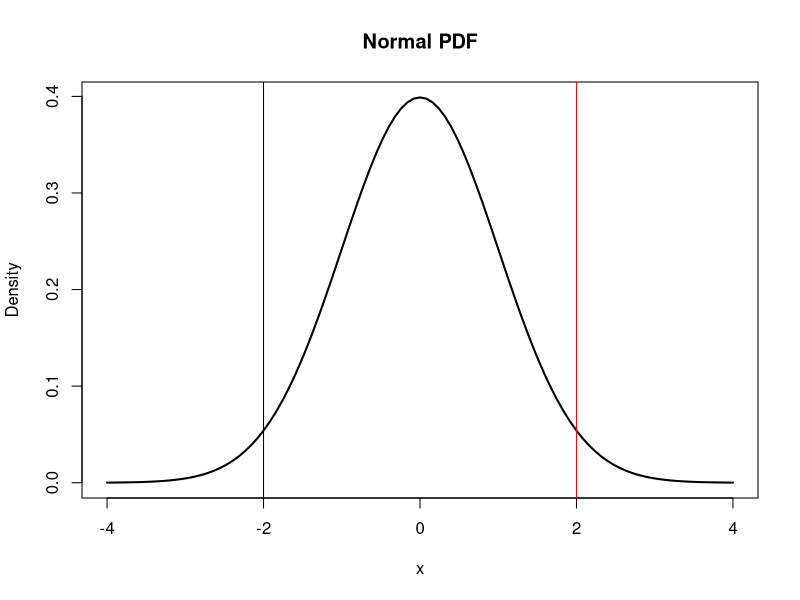
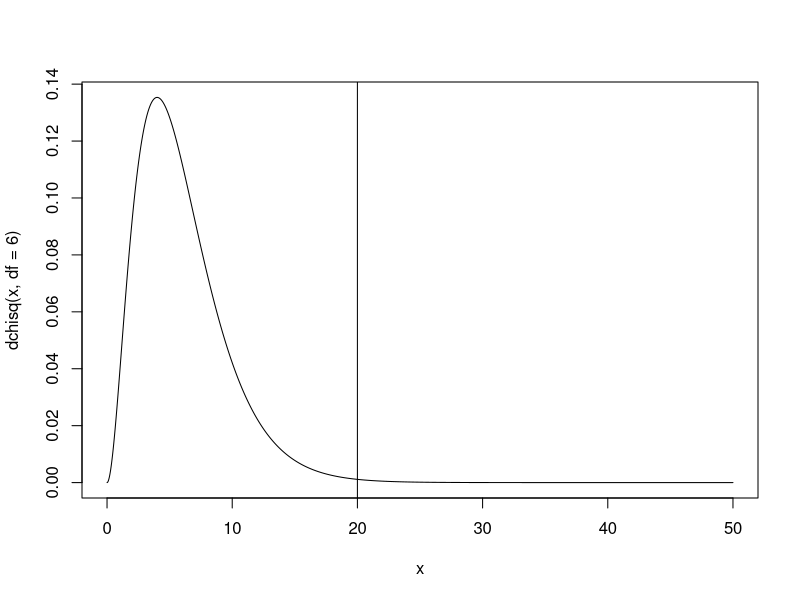
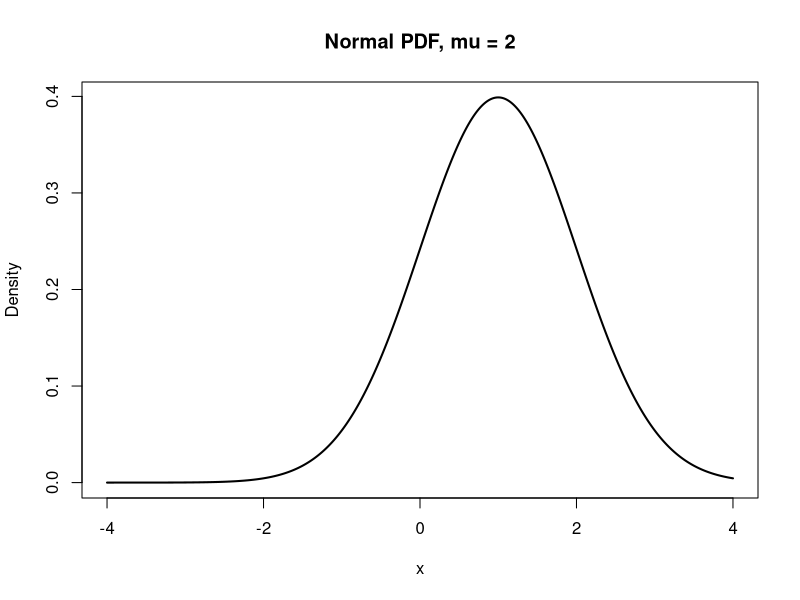
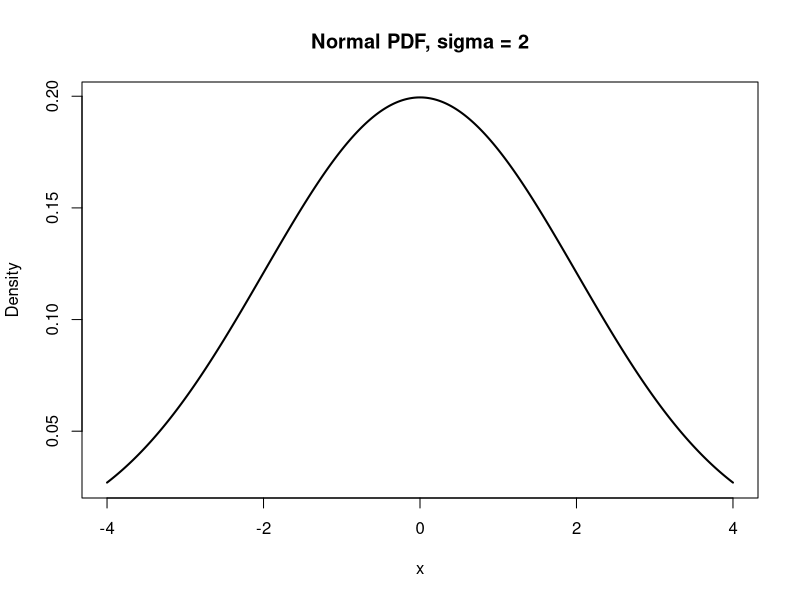
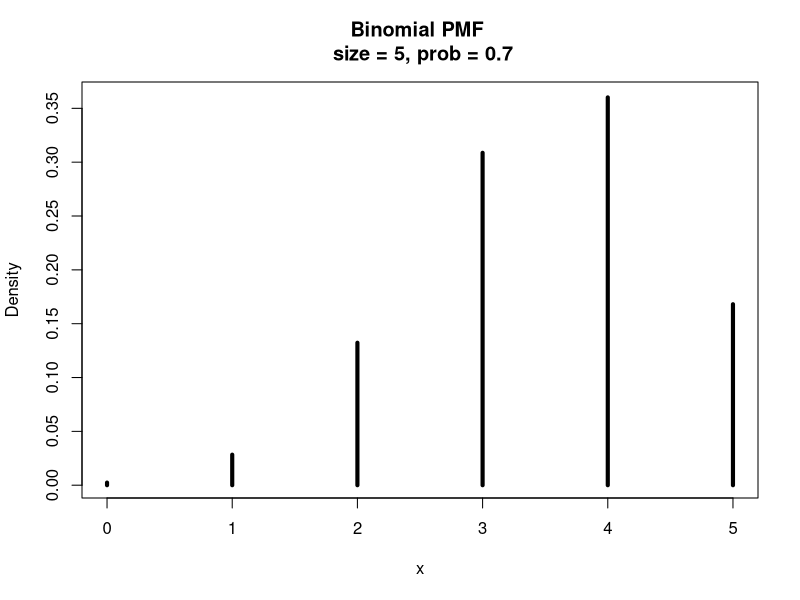
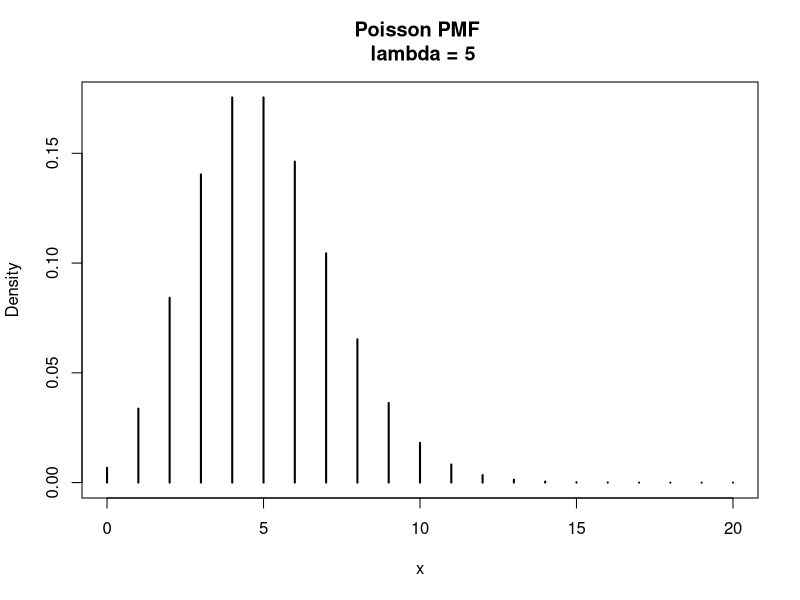
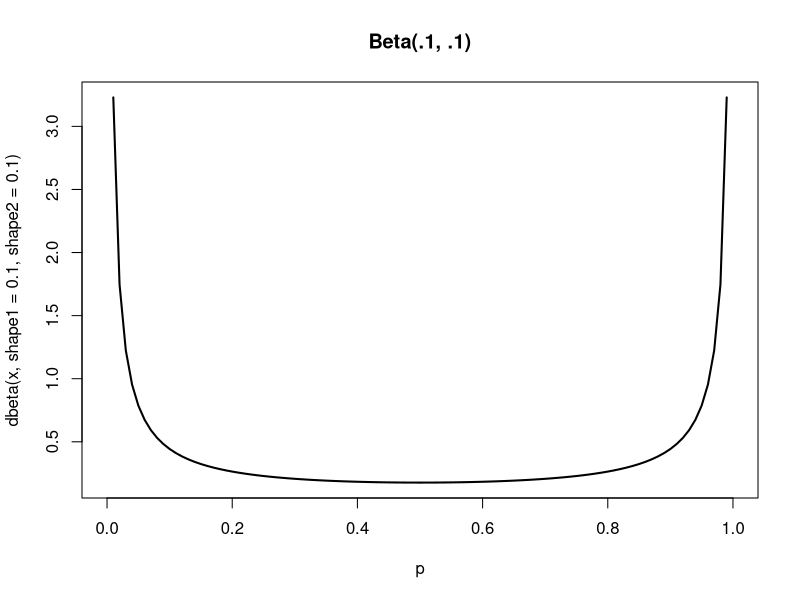
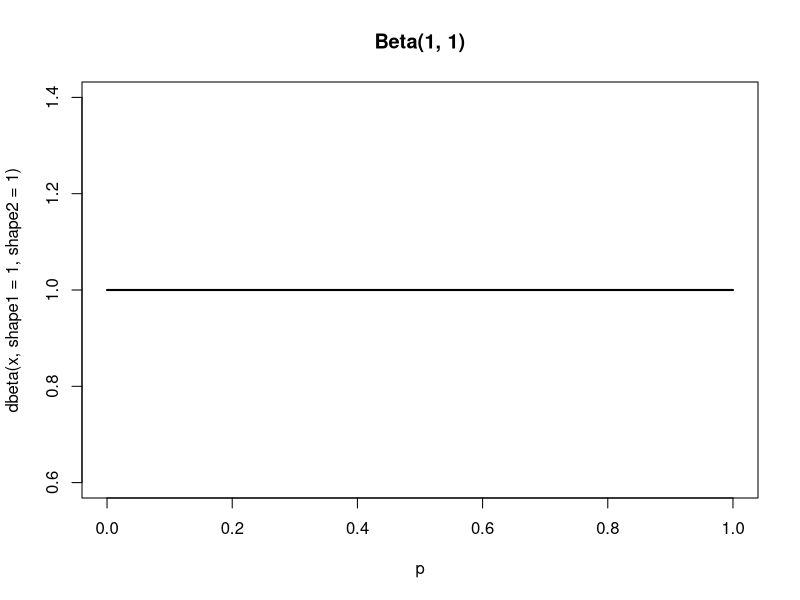

The R script that drew these images, in order: (Note: this script raises an error after producing the figures.)
###############################
##           Lab 2           ##
##        Probability,       ##
## Simulations and Functions ##
###############################


############################
## Distribution Functions ##

# R provides four functions for each common probability distribution
# These begin with a prefix followed by an abbreviation for the distribution
# (e.g. dnorm, pnorm, qnorm, rnorm for the Normal distribution)
  # d* The density function. The height of the curve at a particular point
  # p* The cumulative density function. The probability below some threshold
  # q* The quantile function. This is the inverse of the CDF. 
     # "Useful" for defining intervals containing a given probability density (e.g. 95%)
  # r* Random sampling. Draw random samples from a particular distribution


## Density ##
# Density function for the Normal distribution: dnorm
curve(dnorm, lwd = 2, xlim = c(-4,  4), ylab = "Density", main = "Normal PDF")
abline(v = 2, col = "red")
abline(v = -2)

2 * (1 - pnorm(2))

x <- seq(0, 50, 0.01)
plot(x,dchisq(x, df = 6), type = "l")
abline(v = 20)

1 - pchisq(77, df = 6)

# The height of the distribution at a particular value
dnorm(x = 0)

# Let's see what happens when we change the mean
x <- seq(-4, 4, by = 0.01)
plot(x = x, y = dnorm(x, mean = 1), type = "l", lwd = 2, ylab = "Density", main = "Normal PDF, mu = 2")
# Do you expect x = 0 to be greater, smaller, or the same as before?
dnorm(x = 0, mean = 1)

# What about when we change the standard deviation?
plot(x = x, y = dnorm(x, sd = 2), type = "l", lwd = 2, ylab = "Density", main = "Normal PDF, sigma = 2")
dnorm(x = 0, sd = 2)
# Why is x = 0 smaller when we increase the standard deviation but keep the mean constant?

# We can do this with other distributions too!
# Density function for the Binomial distribution: dbinom
x <- seq(0, 5)
plot(x = x, y = dbinom(x, size = 5, prob = 0.7), type = "h", lwd = 4, ylab = "Density", main = "Binomial PMF \n size = 5, prob = 0.7")
# The height of the bar at x = 2
dbinom(2, 5, 0.7)

# If we change the probability parameter to 0.9, how will this change the height of x = 2?
dbinom(2, 5, 0.9)

### Exercise 1:
# What is the probability of getting exactly one head if we flip a fair coin 7 times?
dbinom(1, 7, 0.5)


# Each commonly-used distribution has its own version of these functions
dpois(3, lambda = 2)  # The probability that a draw from X ~ Poisson(2) is exactly 3

x <- seq(0, 20)
plot(x, dpois(x, lambda = 5), type = "h", lwd = 2, ylab = "Density", main = "Poisson PMF \n lambda = 5")

# Beta Distribution (useful for Bayesian statistics)
curve(dbeta(x, shape1=.1, shape2=.1), lwd=2, xlim=c(0,  1), xlab="p", main="Beta(.1, .1)")
curve(dbeta(x, shape1=1, shape2=1), lwd=2, xlim=c(0,  1), xlab="p", main="Beta(1, 1)")
curve(dbeta(x, shape1=10, shape2=10), lwd=2, xlim=c(0,  1), xlab="p", main="Beta(10, 10)")
curve(dbeta(x, shape1=1000000, shape2=1000000), lwd=2, xlim=c(0,  1), xlab="p", main="Beta(1,000,000, 1,000,000)")
curve(dbeta(x, shape1=2, shape2=20), lwd=2, xlim=c(0,  1), xlab="p", main="Beta(2, 20)")
curve(dbeta(x, shape1=1, shape2=2), lwd=2, xlim=c(0,  1), xlab="p", main="Beta(1, 2)")


## Cumulative Density ##
# Cumulative density function for the Normal distribution: pnorm
curve(pnorm, lwd = 2, xlim = c(-3,  3), ylab = "Probability", xlab = "X", main = "Normal CDF")

# The CDF tells you the probability below (to the left of) some threshold on the PDF
pnorm(0)
# The probability below the -1.96 threshold
pnorm(-1.96)
# The probability between -1.96 and +1.96
1 - 2 * pnorm(-1.96)

# We can also use the mean and sd arguments to get other normal curves
pnorm(2, mean = 3, sd = 1)          # Probability that x <= 2 if X ~ N(3, 1)
1 - pnorm(2, 3, 1)                  # Probability that x > 2 if X ~ N(3, 1)
pnorm(4, 4, 2) - pnorm(2, 4, 2)     # Probability that 2 < x <= 4 if X ~ N(4, 2^2)

## Why does that work?

# pnorm(2, 4, 2) gives us this:
x <- seq(-4, 12, by = .01)
plot(x, dnorm(x, 4, 2), type="l", lwd=2, xlim=c(-2, 10), main="P(x < 2)", ylab="Density")
x1 <- seq(-8, 2, by = .01)
polygon(c(x1, rev(x1)), c(dnorm(x1, 4, 2), rep(0, length(x1))), col="forestgreen")
pnorm(2, 4, 2)

# pnorm(4, 4, 2) gives us this:
x <- seq(-4, 12, by=.01)
plot(x, dnorm(x, 4, 2), type="l", lwd=4, xlim=c(-2, 10), main="P(x < 4)", ylab="Density")
x1 <- seq(-8, 4, by=.01)
x2 <- seq(-8, 2, by=.01)
polygon(c(x1, rev(x1)), c(dnorm(x1, 4, 2), rep(0, length(x1))), col="blue")
polygon(c(x2, rev(x2)), c(dnorm(x2, 4, 2), rep(0, length(x2))), col="forestgreen")
pnorm(4, 4, 2)

# pnorm(4, 4, 2) - pnorm(2, 4, 2) gives us the area between 2 and 4
plot(x, dnorm(x, 4, 2), type="l", lwd=4, xlim=c(-2, 10), main="P(2 < x < 4)", ylab="Density")
x1 <- seq(2, 4, by = .01)
polygon(c(x1, rev(x1)), c(dnorm(x1, 4, 2), rep(0, length(x1))), col="blue")
pnorm(4, 4, 2) - pnorm(2, 4, 2)


### Exercise 2:
# Assuming a standard normal distribution (X ~ N(0, 1)), calculate the 
# probability that 0 < X <= 1
a <- pnorm(1) - pnorm(0)


### Exercise 3: Connecting pbimon to dbinom
# How would you use pbinom to calculate the probability of 2 heads in 3 flips, dbinom(2, 3, 0.5)
dbinom(2, 3, 0.5)


## Quantile Functions ##
plot(qnorm, ylab = "X", xlab = "Probability")

# What is the value for the 75th percentile of N(0, 1)
qnorm(0.75)
# 25th percentile? What do you notice?
qnorm(0.25)

# What is the 95% interval around the mean of N(20, 3^2)
qnorm(0.05, mean = 20, sd = 3)
qnorm(0.95, mean = 20, sd = 3)


## Sampling from Distributions ##
# PDFs and CDFs are mathematical constructions, but they are NOT data!
# They describe the process by which data could be generated
# Often the best way to understand probability distributions is to general random samples or draws

rnorm(1)                         # 1 draw from the distribution X ~ N(0, 1)
rnorm(50, mean = 20, sd = 2)     # 50 draws from the distribution X ~ N(20, 2^2)

# Lists of numbers are hard to look at! Let's graph instead
hist(rnorm(10), col = "steelblue", xlab = "X")
hist(rnorm(100), col = "steelblue", xlab = "X")
hist(rnorm(1e7), col = "steelblue", xlab = "X", br = 50)

# Binomial time
rbinom(100, 1, 0.5)      # 100 flips of 1 coin
rbinom(100, size = 5, prob = 0.5)      # 100 flips of 5 coins. Values are counts of "success"

hist(rbinom(10, 1, 0.5), col = "steelblue", xlab = "X")
hist(rbinom(10000, 1, 0.5), col = "steelblue", xlab = "X")
hist(rbinom(10, 5, 0.7), col = "steelblue", xlab = "X")
hist(rbinom(10000, 5, 0.7), col = "steelblue", xlab = "X", br = 20)

# F I S H
rpois(1000, lambda = 4)          # 1000 draws from the poisson distribution with lambda=4

hist(rpois(10000, lambda = 4), col = "steelblue", xlab = "X") 

# Uniform is boring!
# But sometimes useful :)
runif(1000, min = -1, max = 1)   # 1000 draws from uniform distribution from -1 to +1

hist(runif(10, min = -1, 1), col = "steelblue", xlab = "X", xlim = c(-3, 3))
hist(runif(1000, min = -1, 1), col = "steelblue", xlab = "X", xlim = c(-3, 3))

## Z Scores ##
# Let's make an easy vector to work with
x <- c(0, 1, 3, 5, 6)

# Now we can "standardize" it by transforming into z-scores
x_z <- (x - mean(x)) / sd(x)
x_z

hist(x, br = 3)
hist(x_z, br = 3)

# It can turn any distribution into a Normal(0, 1)?
x_draws <- runif(10000, 2, 6)
z <- (x_draws - mean(x_draws)) / sd(x_draws)

mean(x_draws)
mean(z)
var(x_draws)
var(z)

par(mfrow = c(2, 1))
hist(x_draws, br = 20, col = "seagreen", xlim = c(-3, 7))
hist(z, br = 20, col = "gold", xlim = c(-3, 7))

# What is the point of all this?
# Frequently used in regression contexts. We will discuss this later
# Z-tests

# Starting 5 for the UCSD Tritons
nba_heights <- c(190, 170, 206, 162, 180)

# Average height and standard deviation of the UCSD student body
avg_height <- 171
sd_height <- 10

# Creating a z statistic
se <- sd_height/sqrt(length(nba_heights))

z <- (mean(nba_heights) - avg_height) / se
z

# The p-value!
2 * (1 - pnorm(z))

curve(dnorm, lwd = 2, xlim = c(-6,  6), ylab = "Density", main = "Normal PDF")
abline(v = z, lwd = 2, col = "red")


## ---------------------------------------------------------------------- ##
##                                  Break                                 ##
## ---------------------------------------------------------------------- ##




## Recap: working with objects ##
# We use '<-' in R to assign values to objects
numeric_object <- 55
character_object <- "monkey"
both_object <- "32"

# Then when we do things with these objects
numeric_object
numeric_object * 10
character_object * 10
both_object * 10


#############
## Vectors ##

# Vectors are objects with multiple elements of the same type
num_vec <- c(1, 2, 6, 10, 8, 3, 11)

# The order of the elements is important!
# This is very useful because it allows us to access elements by index
num_vec[1]        # First element
num_vec[-1]       # Everything except the first element
num_vec[c(2, 4)]  # Second and fourth elements

# Access elements using conditionals
num_vec > 5                 # Conditional statements generate a vector of TRUE/FALSEs
num_vec[num_vec > 5]        # We can use this vector to subset the original vector
num_vec[num_vec %% 2 == 0]  # Only keep values, when divided by 2, equal 0 (even numbers)

# Changing elements of a vector
num_vec[1] <- 7
num_vec

# Adding new elements to a vector
num_vec[8] <- 10 
longer_vec <- c(num_vec, 9)
longer_vec


##############
## Matrices ##

# Rectangular collection of vectors. Simplified data frames
matrix(data = c(1, 2, 3, 4, 5, 6, 7, 8, 9), 
       nrow = 3,
       ncol = 3)

# Matrices can also be created from vectors using cbind() or rbind()
vec_1 <- c(1, 2, 3)
vec_2 <- c(4, 5, 6)
vec_3 <- c("a", "b", "c")

# rbind "row bind" vectors by stacking them on top of each other to form a matrix
rbind(vec_1, vec_2, vec_3)

# cbind "column bind" vectors by placing them side by side to form a matrix
cbind(vec_1, vec_2, vec_3)

# rbind and cbind are VERY useful for adding additional columns or rows
# Why are these characters and not numbers?

# These functions work with data frames too!

# Accessing elements of a matrix
mat <- cbind(vec_1, vec_2, vec_3)

mat[1, 1]  # First row, first column (upper left cell)
mat[, 1]   # First column
mat[1, ]   # First row

mat[, "vec_1"]

# We will work more with matrices when we get to regression :)

# Other basic object types in R are Arrays and Lists
# Arrays are higher dimension vectors. Rare in our cases!
# Lists are like vectors whose elements can be any other type of object
#     sometimes useful to know about



######################
## Custom Functions ##

# You can write your own functions in R using the "function" command
# Functions can be really complicated or really simple!

# here's the general idea:

# my_function <- function(x, y, z) {            # tells R that this is a function and defines the possible arguments
#   	             out <- crazy function stuff	# the meat of the function
#                  return(out)                  # returns the output of the function
# }                                             # closes the function up

# Here is an example that converts Fahrenheit temperatures to Celsius
convert_to_celsius <- function(f_temp) {
  c_temp <- (f_temp - 32) * 5/9
  return(c_temp)
}
# Once we run the function above, it is saved into our global environment
# Now we can begin using it
convert_to_celsius(32)

# A more complicated function
# Now we can choose between Celsius or Kelvin outputs, but Celsius is the default
convert_temp <- function(f_temp, scale = "celsius") {
  
  if (scale == "celsius") {
    temp <- (f_temp - 32) * 5/9
  } else if (scale == "kelvin") {
    temp <- (f_temp - 32) * 5/9 + 273.15
  }
  
  return(list(temp, "other option"))
}

convert_temp(75, scale = "celsius")
convert_temp(75) # Same thing as above because scale = "celsius" when we defined the function originally
convert_temp(75, scale = "kelvin")
convet_temp(75, scale = "fahrenheit") # error!

# Z Score function
convert_z <- function(x) {
  z <- (x - mean(x)) / sd(x)
  
  return(z)
}


# Tips for functions!
   # Before starting, think clearly about what you want the output of the function to look like
      # then you can think about the inputs
   # Make the name evocative. Verb phrases are often a good idea
   # Avoid vague argument names (e.g. "f_temp" is better than "x" above)
   # Don't forget the return() statement!
   # After loading your function into your environment, test it out in the console to make sure it works



###############
## For Loops ##

# Loops are one way to repeat a process many times in R
# This is useful if we want to evaluate a function over and over with different values for arguments
# Or if we want to take advantage of randomness for our simulations

# The parts of a for loop:
# i is an arbitrary variable name that gets defined when we begin our loop
# We use "i" commonly because it is the notation for indexes in math, but this variable can be anything!
# 1:10 creates a sequence of integers from 1 to 10 (inclusive)
# This defines the values over which we will iterate when running the loop
for (i in 1:10) {    
  print(5)           # The guts of the loop go inside the curly braces
                     # print() functions can be helpful to see what's happening in our console
}

# Look at i changing! This is super useful
for (i in 1:10) {
  x <- i * 2
  print(x)
}

# Loops can iterate over more than just sequences of integers
pets <- c("dog", "cat", "monkey", "parrot")
for (pet in pets) {
  print(pet)
}

# We can next loops inside each other (!!!)
# Be careful -- permutations get big fast
for (i in 1:3) {
  for (k in 1:3) {
    print(k)
  }
}

# The previous loops just did their thing but didn't give us anything useful after running
# Very often we want to set up a "container" object to store the results from each loop
# This is where indexes become super useful
container <- c()          # empty vector
for (i in 1:100) {
  container[i] <- i + 5
}
container



############################################################
## Building blocks of simulations: sequences and sampling ##

## Sequences ##
# We saw some basic sequences before with loops
N <- 10
1:N

# This is nice for loops that we want to run N times
# But often we want more control over our sequences
seq(from = 1, to = 10, by = 1)
seq(1, 10, by = 0.1)

# Sometimes instead of an ordered sequence, we just want to repeat some value N times
rep(5, 10)
rep(c(1,2), 10)

# It is generally better to set up your empty loop "containers" with rep(NA, N) rather than c()
# Where "N" is the number of iterations in your loop
# This makes your code more explicit and clear

## Sampling ##
# The sample() function is extremely useful for understanding probability and statistics
# x refers to the set from which we are sampling. This will typically be a sequence or some other vector
# size is how many elements from x you want the function to return
sample(x = 1:10, size = 5)

# replace = FALSE by default, but we can change that to sample WITH replacement
sample(x = 1:10, size = 5, replace = TRUE)

# sampling from a vector
pets <- c("monkey", "cat", "dog", "gerbil", "rabbit", "fish")
best_pet <- sample(pets, size = 1)
# R can reveal truths about the world...
print(paste0("The best pet is ", best_pet))


###################
### Simulations ###

# Simulations help us understand how our statistical procedures work!
# They also help us solve very hard/impossible math problems

# A section of POLI 30 (our undergraduate introductory methods course) starts with 27 students.
# The probability that a given student fails POLI 30 is 0.08, and outcomes for two students are independent.
# What is the probability that everyone in this section will pass the class?
passed <- rbinom(100000, size = 27, prob = 0.92)  # Takes 100,000 draws from the distribution Binomial(n=27, p=0.92)
mean(passed == 27)                                # Calculates the proportion of these draws that equal 27 (everyone passed)

# What is the probability that at least 4 students will fail the class?
mean(passed <= 27 - 4)                       # Calculates the proportion of these draws that are less than or equal to 23


# You roll 2 die, and I roll one dice. What is the probability that the sum of the 2 numbers that you roll
# is larger than the one number that I roll?
N <- 1000000
d1 <- sample(1:6, N, replace = T)
d2 <- sample(1:6, N, replace = T)
d3 <- sample(1:6, N, replace = T)

d1[1] + d2[1] > d3[1]
d1[39] + d2[39] > d3[39]
d1[1134] + d2[1134] > d3[1134]

# Probability that the sum of the 2 numbers that you roll is larger than the one number that I roll?
mean(d1 + d2 > d3)

# What is the expected value of the difference between the sum of your two rolls and my one roll?
mean(d1 + d2 - d3)

# And what does the distribution look like?
hist(d1 + d2 - d3)


# When we are doing something complicated (e.g., sampling *without* replacement),
# it is often easier (and more clear to anyone reading your code) to do this within a loop

# You decide to flip a fair coin until you get a heads
# What is the probability that you will have to flip the coin more than three times?
N <- 100000
results <- rep(NA, N)
for (i in 1:N) {
  flips <- rbinom(100, 1, .5)
  first_heads <- min(which(flips == 1))
  results[i] <- first_heads
}
mean(results > 3)
hist(results)

# What is the standard deviation of the distribution of the mean of 100 draws from a 
# geometric distribution with probability p=0.3?
# Note that this is asking for the standard deviation of a distribution of means!

# First, let's see what 100 draws from the geometric distribution looks like
hist(rgeom(100, prob = 0.3))

# We want to know something about how the *mean* of these draws is distributed
mean(rgeom(100, prob = 0.3))

# Now let's do this 100,000 more times and save the results
N <- 100000
means_outcomes <- rep(NA, N)
number_draws <- 100     
# Note: N is not the same thing as the number of draws!
# N is the number of iterations in the loop; 
# number.draws is the number of draws from the geometric distribution 
#              that we take in each iteration
for (i in 1:N) {
  draws <- rgeom(number_draws, prob = 0.3)
  means_outcomes[i] <- mean(draws)
}
sd(means_outcomes)

# What do you notice about the shape of the distribution of the mean?
hist(means_outcomes, freq = F)
curve(dnorm(x, mean(means_outcomes), sd(means_outcomes)), add = T, lwd = 3)


# The replicate() function is useful if we just want to run the same function over and over N times
pets <- c("dog", "cat", "monkey", "parrot")
generate_random_pet <- function() {  # Note: functions do not necessarily need any arguments!
  rand_pet <- sample(pets, 1)
}
replicate(10, generate_random_pet())


# Pancake problem!!!
# What is the probability that the other side of a pancake is burnt
# given that you are served a burnt side face up
# Simulate a pancake and return randomly ordered sides
sim_pancake <- function() {
  pancake <- sample(1:3, 1)
  sides <- matrix(c(1, 1, 1, 0, 0, 0), nrow = 2, ncol = 3)[, pancake] 
  sample(sides)
}
# simulate 10,000 pancakes
pancakes <- replicate(100000, sim_pancake()) 
up <- pancakes[1, ]
down <- pancakes[2, ]
# compute proportion 1/1 (BB) out of all 1/1 and 1/0 
num_11_10 <- sum(up == 1)
num_11 <- sum(up == 1 & down == 1)
num_11 / num_11_10



######################################
### BONUS: Plotting Shaded Regions ###

## Here are some ways to plot shaded regions on histograms and density plots

outcomes <- rnorm(100000, 4, 2)

our.hist <- hist(outcomes)                                # First, save the histogram as an object
color <- ifelse(our.hist$breaks < 2, "blue", "gray70")    # Then extract the break points that R uses for the bins and use them to define the colors
hist(outcomes, col=color)                                 # Finally, make the histogram again and use those colors as an argument in the function

our.hist <- hist(outcomes)
color <- ifelse(our.hist$breaks >= 2 & our.hist$breaks < 4, "blue", "gray70")
hist(outcomes, col=color)

curve(dnorm(x), type="l", lwd=4, xlim=c(-3, 3), main="One-Sided Test")
abline(h=0, lty=3)
x1 <- seq(1.644854, 4, by=.01)
polygon(c(x1, rev(x1)), c(dnorm(x1), rep(0, length(x1))), col="blue")

curve(dnorm(x), type="l", lwd=4, xlim=c(-3, 3), main="Two-Sided Test")
abline(h=0, lty=3)
x1 <- seq(-4, -1.96, by=.01)
polygon(c(x1, rev(x1)), c(dnorm(x1), rep(0, length(x1))), col="blue")
x2 <- seq(1.96, 4, by=.01)
polygon(c(x2, rev(x2)), c(dnorm(x2), rep(0, length(x2))), col="blue")


